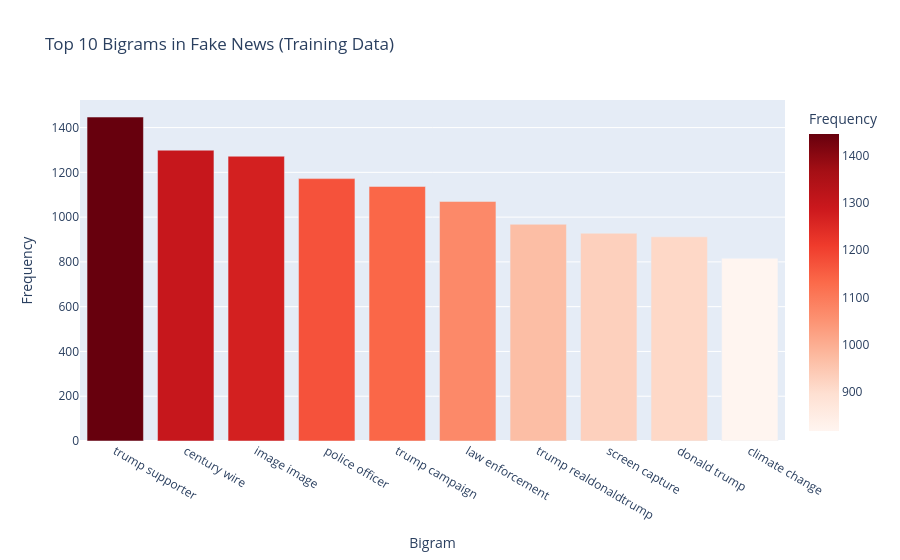

Here is the notebook cell this chart was saved with:
### Markdown cell above
##### 4.3.7 Display the top 10 bigrams by frequency in fake news and plot them as a bar graph  <font color = red>[2.5 marks]</font> <br>

### Code cell
# Print the top 10 bigrams by frequency in fake news and plot the same using a bar graph
fake_bigrams = get_top_ngrams(fake_news_train, n=2, top=10)
print("Top 10 Bigrams in Fake News:")
print(fake_bigrams)

fig = px.bar(fake_bigrams, x='ngram', y='frequency', 
             title='Top 10 Bigrams in Fake News (Training Data)',
             labels={'ngram': 'Bigram', 'frequency': 'Frequency'},
             color='frequency', color_continuous_scale='reds')
fig.show()

### Figure 1 — Plotly figure (JSON) as saved in the notebook; plotly's stock layout.template omitted (floating-point values rounded to 4 significant figures)
{"data": [{"hovertemplate": "Bigram=%{x}<br>Frequency=%{marker.color}<extra></extra>", "legendgroup": "", "marker": {"color": [1447, 1299, 1272, 1172, 1137, 1070, 968, 928, 912, 816], "coloraxis": "coloraxis", "pattern": {"shape": ""}}, "name": "", "orientation": "v", "showlegend": false, "textposition": "auto", "type": "bar", "x": ["trump supporter", "century wire", "image image", "police officer", "trump campaign", "law enforcement", "trump realdonaldtrump", "screen capture", "donald trump", "climate change"], "xaxis": "x", "y": [1447, 1299, 1272, 1172, 1137, 1070, 968, 928, 912, 816], "yaxis": "y"}], "layout": {"barmode": "relative", "coloraxis": {"autocolorscale": false, "colorbar": {"title": {"text": "Frequency"}}, "colorscale": [[0, "rgb(255,245,240)"], [0.125, "rgb(254,224,210)"], [0.25, "rgb(252,187,161)"], [0.375, "rgb(252,146,114)"], [0.5, "rgb(251,106,74)"], [0.625, "rgb(239,59,44)"], [0.75, "rgb(203,24,29)"], [0.875, "rgb(165,15,21)"], [1, "rgb(103,0,13)"]]}, "legend": {"tracegroupgap": 0}, "title": {"text": "Top 10 Bigrams in Fake News (Training Data)"}, "xaxis": {"anchor": "y", "domain": [0, 1], "title": {"text": "Bigram"}}, "yaxis": {"anchor": "x", "domain": [0, 1], "title": {"text": "Frequency"}}}}
